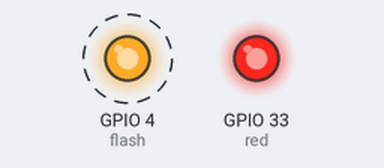
Recording of a program running on a simulated ESP32 board running MicroPython. On the bench: output pins drawn as LEDs (lit = HIGH). Dashed ring = blinking.

Above: at 0.05 s.
At 2.75 s:
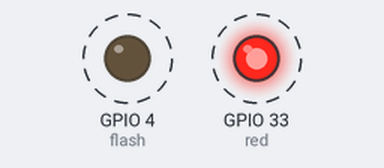
Timing chart, 0 to 3.0 s (numbered marks = the images above):
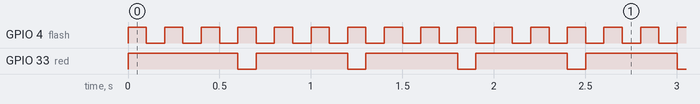

Measured:
- by itself, GPIO 4 (flash): alternates HIGH for 0.10 s and LOW for 0.10 s
- by itself, GPIO 33 (red): alternates HIGH for 0.50 s and LOW for 0.10 s

The program:

c1_two_led_flag.py
```python
from machine import Pin
import time

flash = Pin(4, Pin.OUT, value=0)
red = Pin(33, Pin.OUT, value=1)

counter = 0
red_on = 0

# 구간 시작
while True:
    flash.value(1)          # 4번 핀에 HIGH(1) Signal을 보내 LED를 켭니다.

    if(red_on == 1):
        red.value(0)

    time.sleep_ms(100)      # 100ms 동안 대기

    flash.value(0)          # 4번 핀에 LOW(0) Signal을 보내 LED를 끕니다.

    if(red_on == 1):
        red.value(1)
        red_on = 0

    time.sleep_ms(100)      # 100ms 동안 대기

    counter += 1

    if counter > 2:
        counter = 0
        red_on = 1
```
